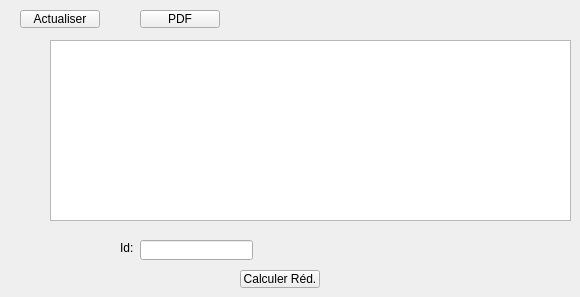
           <widget class="QWidget" name="afficher">
            <widget class="QTableView" name="tab">
             <property name="geometry">
              <rect>
               <x>50</x>
               <y>40</y>
               <width>521</width>
               <height>181</height>
              </rect>
             </property>
            </widget>
            <widget class="QPushButton" name="refresh">
             <property name="geometry">
              <rect>
               <x>20</x>
               <y>10</y>
               <width>80</width>
               <height>18</height>
              </rect>
             </property>
             <property name="text">
              <string>Actualiser</string>
             </property>
            </widget>
            <widget class="QPushButton" name="pdf">
             <property name="geometry">
              <rect>
               <x>140</x>
               <y>10</y>
               <width>80</width>
               <height>18</height>
              </rect>
             </property>
             <property name="text">
              <string>PDF</string>
             </property>
            </widget>
            <widget class="QLineEdit" name="idred">
             <property name="geometry">
              <rect>
               <x>140</x>
               <y>240</y>
               <width>113</width>
               <height>20</height>
              </rect>
             </property>
            </widget>
            <widget class="QLabel" name="label_12">
             <property name="geometry">
              <rect>
               <x>120</x>
               <y>240</y>
               <width>16</width>
               <height>16</height>
              </rect>
             </property>
             <property name="text">
              <string>Id:</string>
             </property>
            </widget>
            <widget class="QLabel" name="reduction">
             <property name="geometry">
              <rect>
               <x>310</x>
               <y>240</y>
               <width>141</width>
               <height>21</height>
              </rect>
             </property>
             <property name="text">
              <string/>
             </property>
            </widget>
            <widget class="QPushButton" name="calcred">
             <property name="geometry">
              <rect>
               <x>240</x>
               <y>270</y>
               <width>80</width>
               <height>18</height>
              </rect>
             </property>
             <property name="text">
              <string>Calculer Réd.</string>
             </property>
            </widget>
           </widget>
